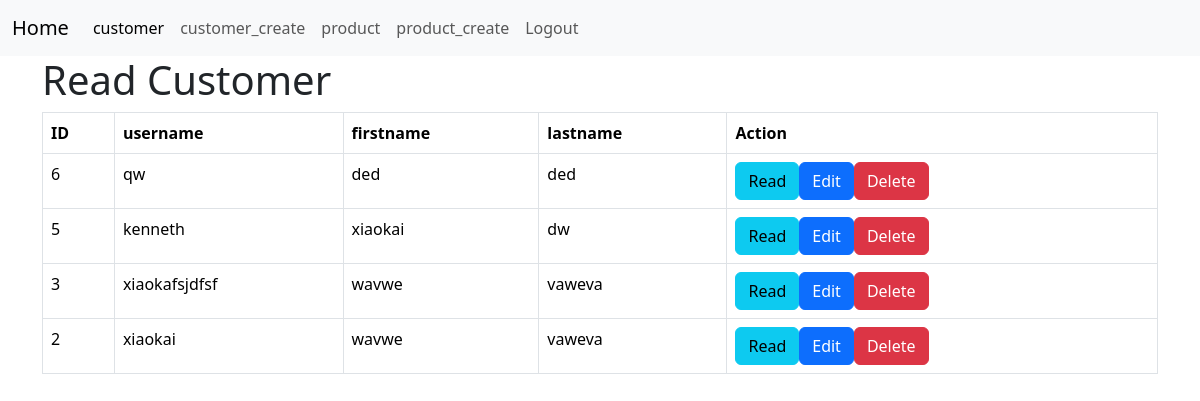
The page /customer_listing.php (signed in) on the database as committed earlier.
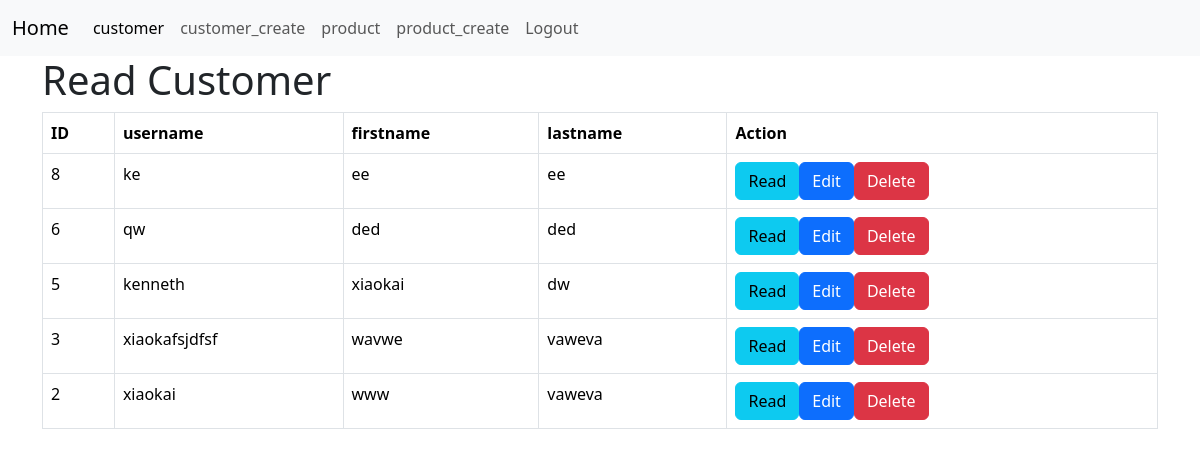
The same page on the database as committed later.
### tables this page shows
CREATE TABLE IF NOT EXISTS `customer` (
  `id` int NOT NULL AUTO_INCREMENT,
  `username` varchar(128) NOT NULL,
  `password` varchar(128) NOT NULL,
  `firstname` text NOT NULL,
  `lastname` text NOT NULL,
  `gender` text NOT NULL,
  `date_of_birth` date NOT NULL,
  `registration_date` datetime NOT NULL DEFAULT CURRENT_TIMESTAMP,
  `account_status` tinyint(1) NOT NULL,
  PRIMARY KEY (`id`)
);

### customer_listing.php (the view, shortened to what this page needs)
<!DOCTYPE HTML>
<?php
include "menu.php";
?>
<html>
<head>
    <link href="https://cdn.jsdelivr.net/npm/bootstrap@5.3.3/dist/css/bootstrap.min.css" rel="stylesheet">
</head>
<body>
    <div class="container">
        <div class="page-header">
            <h1>Read Customer</h1>
            <?php
            include 'config/database.php';
            $query = "SELECT id, username,firstname, lastname FROM customer ORDER BY id DESC";
            $stmt = $con->prepare($query);
            $stmt->execute();
            $num = $stmt->rowCount();
            if ($num > 0) {
                echo "<table class='table table-hover table-responsive table-bordered'>";
                echo "<tr>";
                echo "<th>ID</th>";
                echo "<th>username</th>";
                echo "<th>firstname</th>";
                echo "<th>lastname</th>";
                echo "<th>Action</th>";
                echo "</tr>";
                while ($row = $stmt->fetch(PDO::FETCH_ASSOC)) {
                    extract($row);
                    echo "<tr>";
                    echo "<td>{$id}</td>";
                    echo "<td>{$username}</td>";
                    echo "<td>{$firstname}</td>";
                    echo "<td>{$lastname}</td>";
                    echo "<td>";
                    echo "<a href='customer_details.php?id={$id}' class='btn btn-info m-r-1em'>Read</a>";
                    echo "<a href='customer_update.php?id={$id}' class='btn btn-primary m-r-1em'>Edit</a>";
                    echo "<a href='#' onclick='delete_user({$id});'  class='btn btn-danger'>Delete</a>";
                    echo "</td>";
                    echo "</tr>";
                }
                echo "</table>";
            }
            else {
                echo "<div class='alert alert-danger'>No records found.</div>";
            }
            ?>
        </div>
</body>
</html>

Rows that differ between the two databases and show on the page:
added customer: id "8", username "ke", firstname "ee", lastname "ee"
changed customer id 2: firstname "wavwe" → "www"
